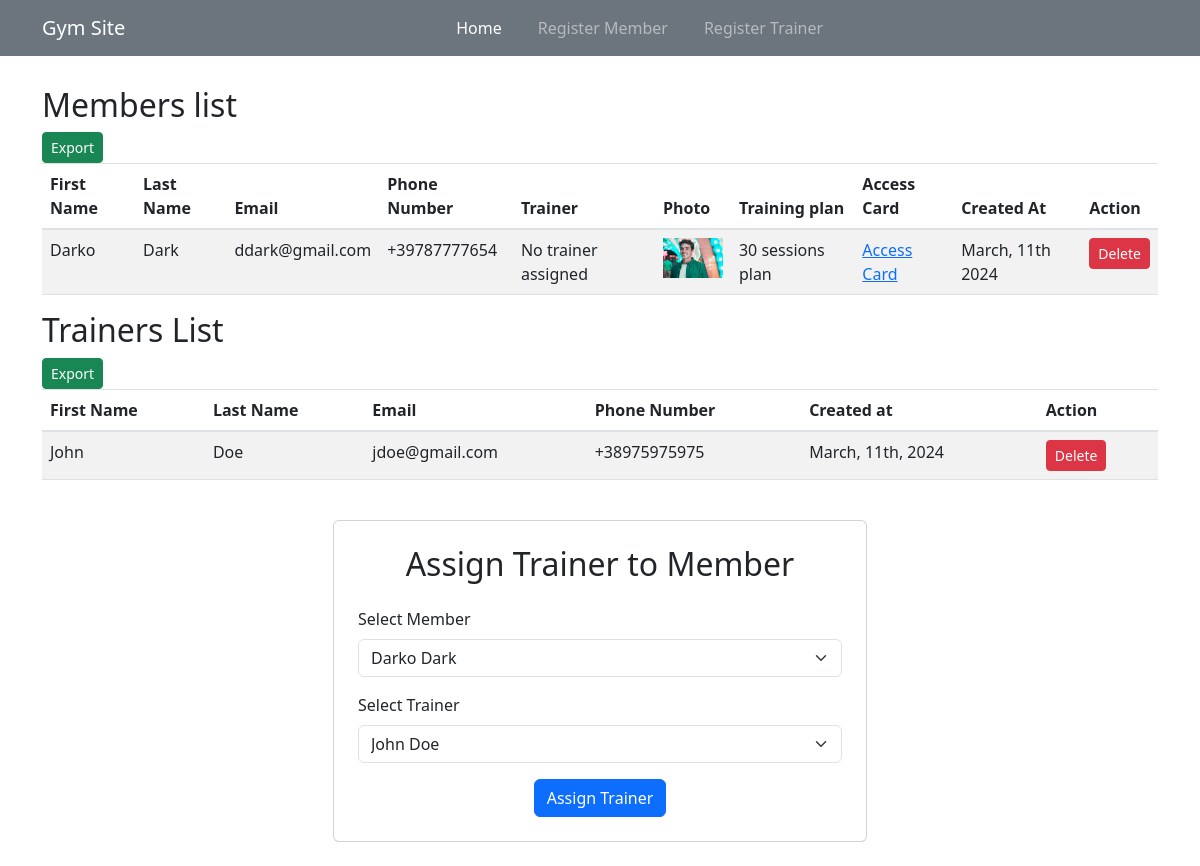
Page /admin_dashboard.php (signed in) on the committed database.
### tables this page shows
CREATE TABLE `members` (
  `member_id` int(11) NOT NULL,
  `first_name` varchar(255) NOT NULL,
  `last_name` varchar(255) NOT NULL,
  `email` varchar(255) NOT NULL,
  `phone_number` varchar(255) NOT NULL,
  `photo_path` varchar(255) NOT NULL,
  `training_plan_id` int(11) NOT NULL,
  `trainer_id` int(11) NOT NULL,
  `access_card_pdf_path` varchar(255) NOT NULL,
  `created_at` date NOT NULL DEFAULT current_timestamp()
);

CREATE TABLE `training_plans` (
  `plan_id` int(11) NOT NULL,
  `name` varchar(255) NOT NULL,
  `sessions` int(11) NOT NULL,
  `price` varchar(255) NOT NULL,
  `created_at` date NOT NULL
);

CREATE TABLE `trainers` (
  `trainer_id` int(11) NOT NULL,
  `first_name` varchar(255) NOT NULL,
  `last_name` varchar(255) NOT NULL,
  `email` varchar(255) NOT NULL,
  `phone_number` varchar(255) NOT NULL,
  `created_at` date NOT NULL DEFAULT current_timestamp()
);

### admin_dashboard.php (the view, shortened to what this page needs)
<?php
require_once 'config.php';
require_once 'navbar.php';
?>
<!DOCTYPE html>
<html>
<head>
    <link href="https://cdn.jsdelivr.net/npm/bootstrap@5.3.0/dist/css/bootstrap.min.css" rel="stylesheet">
    <link rel="stylesheet" href="https://unpkg.com/dropzone@5/dist/min/dropzone.min.css" type="text/css"/>
</head>
<body>
<div class="container">
    <div class='row'>
        <div class="col-md-12">
            <h2>Members list</h2>
            <a href="export.php?what=members" class="btn btn-success btn-sm">Export</a>
            <table class="table table-striped">
                <thead>
                <tr>
                    <th>First Name</th>
                    <th>Last Name</th>
                    <th>Email</th>
                    <th>Phone Number</th>
                    <th>Trainer</th>
                    <th>Photo</th>
                    <th>Training plan</th>
                    <th>Access Card</th>
                    <th>Created At</th>
                    <th>Action</th>
                </tr>
                </thead>
                <tbody>
                <?php
                $sql = "SELECT members.*,
                        training_plans.name AS training_plan_name,
                        trainers.first_name AS trainer_first_name,
                        trainers.last_name AS trainer_last_name
                        FROM `members`
                        LEFT JOIN `training_plans` ON members.training_plan_id = training_plans.plan_id
                        LEFT JOIN `trainers` ON members.trainer_id = trainers.trainer_id;";
                $run = $conn->query($sql);
                $results = $run->fetch_all(MYSQLI_ASSOC);
                $select_members = $results;
                foreach ($results as $result) : ?>
                    <tr>
                        <td><?php echo $result['first_name']; ?></td>
                        <td><?php echo $result['last_name']; ?></td>
                        <td><?php echo $result['email']; ?></td>
                        <td><?php echo $result['phone_number']; ?></td>
                        <td><?php
                            if ($result['trainer_first_name']) {
                                echo $result['trainer_first_name'] . " " . $result['trainer_last_name'];
                            } else {
                                echo "No trainer assigned";
                            }
                            ?></td>
                        <td><img style="width: 60px;" src="<?php echo $result['photo_path']; ?>"></td>
                        <td><?php
                            if ($result['training_plan_name']) {
                                echo $result['training_plan_name'];
                            } else {
                                echo "No plan";
                            }
                            ?></td>
                        <td><a target="_blank " href="<?php echo $result['access_card_pdf_path']; ?>">Access Card </a></td>
                        <td><?php
                            $create_at = strtotime($result['created_at']);
                            $new_date = date("F, jS Y", $create_at);
                            echo $new_date;
                            ?></td>
                        <td>
                            <form action="delete_member.php" method="POST">
                                <button type="submit" class="btn btn-danger btn-sm">Delete</button>
                            </form>
                        </td>
                    </tr>
                <?php endforeach; ?>
                </tbody>
            </table>
        </div>
        <div class="col-md-12">
            <h2>Trainers List</h2>
            <a href="export.php?what=trainers" class="btn btn-success btn-sm">Export</a>
            <table class="table table-striped">
                <thead>
                <tr>
                    <th>First Name</th>
                    <th>Last Name</th>
                    <th>Email</th>
                    <th>Phone Number</th>
                    <th>Created at</th>
                    <th>Action</th>
                </tr>
                </thead>
                <tbody>
                <?php
                $sql = "SELECT * FROM trainers";
                $run = $conn->query($sql);
                $results = $run->fetch_all(MYSQLI_ASSOC);
                $select_trainers = $results;
                foreach ($results as $result) : ?>
                    <tr>
                        <td><?php echo $result['first_name']; ?></td>
                        <td><?php echo $result['last_name']; ?></td>
                        <td><?php echo $result['email']; ?></td>
                        <td><?php echo $result['phone_number']; ?></td>
                        <td><?php echo date("F, jS, Y", strtotime($result['created_at'])); ?></td>
                        <td>
                            <form action="delete_trainer.php" method="POST">
                                <button type="submit" class="btn btn-danger btn-sm">Delete</button>
                            </form>
                        </td>
                    </tr>
                <?php endforeach; ?>
                </tbody>
            </table>
        </div>
    </div>
    <div class="container-fluid">
        <div class="row justify-content-center">
            <div class="col-md-6 my-4">
                <div class="card p-4">
                    <h2 class="text-center mb-4">Assign Trainer to Member</h2>
                    <form action="assign_trainer.php" method="POST">
                        <div class="mb-3">
                            <label for="">Select Member</label>
                            <select name="member" class="form-select">
                                <?php foreach ($select_members as $member) : ?>
                                    <option value="<?php echo $member['member_id'] ?>">
                                        <?php echo $member['first_name'] . " " . $member['last_name']; ?>
                                    </option>
                                <?php endforeach; ?>
                            </select>
                        </div>
                        <div class="mb-3">
                            <label for="">Select Trainer</label>
                            <select name="trainer" class="form-select">
                                <?php foreach ($select_trainers as $trainer) : ?>
                                    <option value="<?php echo $trainer['trainer_id'] ?>">
                                        <?php echo $trainer['first_name'] . " " . $trainer['last_name']; ?>
                                    </option>
                                <?php endforeach; ?>
                            </select>
                        </div>
                        <div class="text-center">
                            <button type="submit" class="btn btn-primary">Assign Trainer</button>
                        </div>
                    </form>
                </div>
            </div>
        </div>
    </div>
</div>
</body>
</html>

### navbar.php (shortened to what this page needs)
<!DOCTYPE html>
<html lang="en">
<head>
    <link href="https://stackpath.bootstrapcdn.com/bootstrap/4.5.2/css/bootstrap.min.css" rel="stylesheet">
</head>
<body>
<nav class="navbar navbar-expand-lg navbar-dark bg-secondary">
    <div class="container">
        <a class="navbar-brand" href="admin_dashboard.php">Gym Site</a>
        <div class="collapse navbar-collapse justify-content-center" id="navbarNav">
            <ul class="navbar-nav">
                <li class="nav-item active">
                    <a class="nav-link" href="admin_dashboard.php">Home <span class="sr-only">(current)</span></a>
                </li>
                <li class="nav-item">
                    <a class="nav-link" href="registermember.php">Register Member</a>
                </li>
                <li class="nav-item">
                    <a class="nav-link" href="register_trainer.php">Register Trainer</a>
                </li>
            </ul>
        </div>
    </div>
</nav>
</body>
</html>

### navbar.php (style rules this page uses)
.navbar-nav .nav-item { margin-right: 20px; }

### rows in the picture
members: first_name "Darko", last_name "Dark", email "ddark@gmail.com", phone_number "+39787777654", photo_path (picture), training_plan.name "30 sessions plan", created_at "March, 11th 2024"
trainers: first_name "John", last_name "Doe", email "jdoe@gmail.com", phone_number "+38975975975", created_at "March, 11th, 2024"

### other values in the picture
form field member "Darko Dark"
form field trainer "John Doe"
